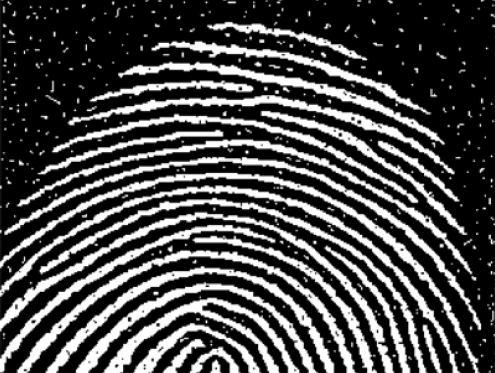
%> input picture Processamento Digital de Imagens/Exemplos_Professor/Exemplo_Morfologia_E.png, 495 x 373 px
$ octave Exemplo_Morfologia_2E.m   (GNU Octave 9; MATLAB toolbox functions it lacks are replaced by stand-ins)
%> lines starting %> are read from the running program, lines starting %| are printed output that depends on the picture; in (x1, y1, x2, y2) boxes, pixels count from 0 and x2, y2 are one past the last pixel; in counts of white or black regions, pixels touching at a corner belong together; the program's own positions count from 1
clear;
clc;

a=rgb2gray(imread('Exemplo_Morfologia_E.png'));
%> a: size 373x495 uint8; min 0, max 255, mean 73.8

figure;
subplot(2,2,1); imshow(a); title('Original');

a=im2bw(a);
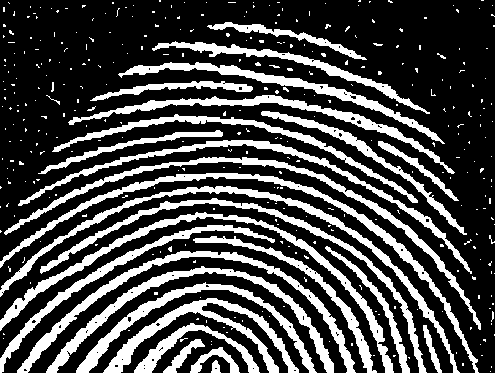
%> a: size 373x495 logical; 28.7% white; 366 white regions (336 under 20 px), largest, box (x1, y1, x2, y2) and area: (0, 173, 479, 373) 3478, (0, 212, 394, 373) 3409, (0, 186, 460, 373) 3327
%a = ~a;

hold;
subplot(2,2,2); imshow(a); title('Original');

se=strel('square', 3);

b=imerode(a,se);
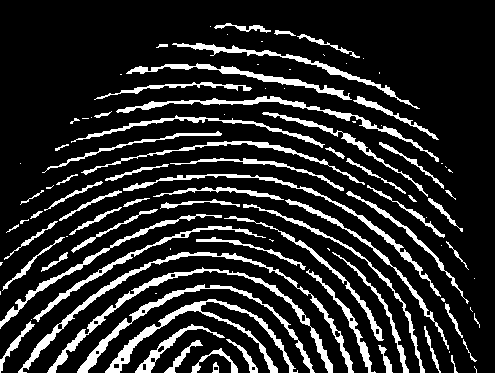
%> b: size 373x495 logical; 15.8% white; 104 white regions (38 under 20 px), largest, box (x1, y1, x2, y2) and area: (18, 252, 354, 373) 1975, (47, 267, 333, 373) 1851, (105, 299, 298, 373) 1810
b=imdilate(b,se);
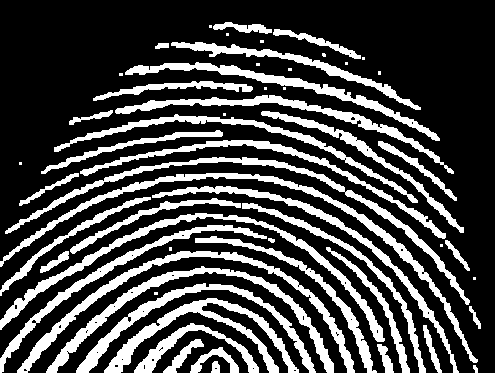
%> b: size 373x495 logical; 27.6% white; 57 white regions (18 under 20 px), largest, box (x1, y1, x2, y2) and area: (0, 173, 478, 363) 3430, (17, 251, 355, 373) 3204, (0, 213, 385, 342) 3153

b=im2bw(b, 0.2);
hold;
subplot(2,2,3); imshow(b); title('Erode');

c=imdilate(a,se);
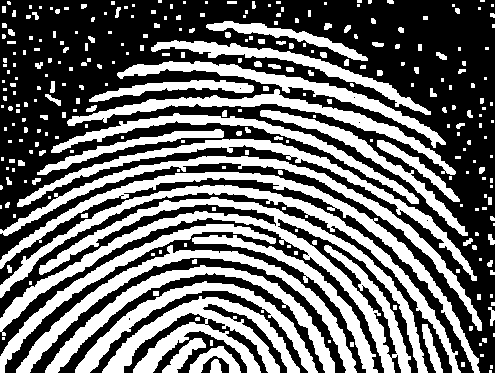
%> c: size 373x495 logical; 42.8% white; 290 white regions (164 under 20 px), largest, box (x1, y1, x2, y2) and area: (0, 197, 428, 373) 10424, (102, 296, 300, 373) 5527, (0, 172, 480, 373) 5193
hold;
subplot(2,2,4); imshow(c); title('Dilate');
